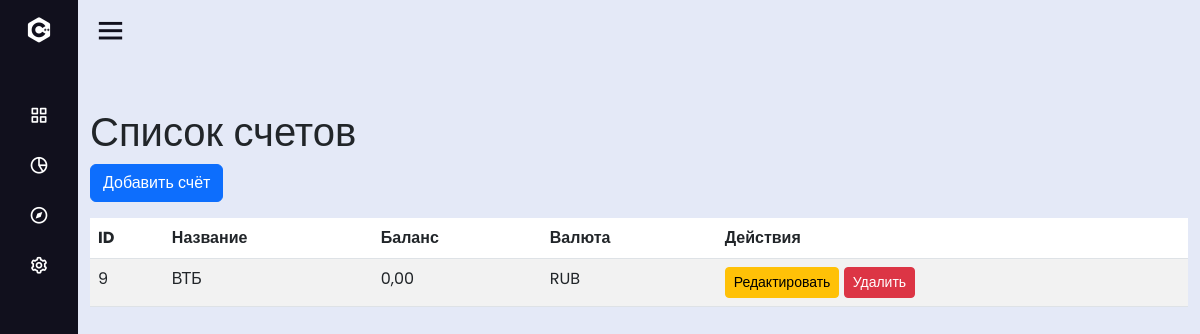
Before: /initial/accounts/ (signed in) with the older database file.
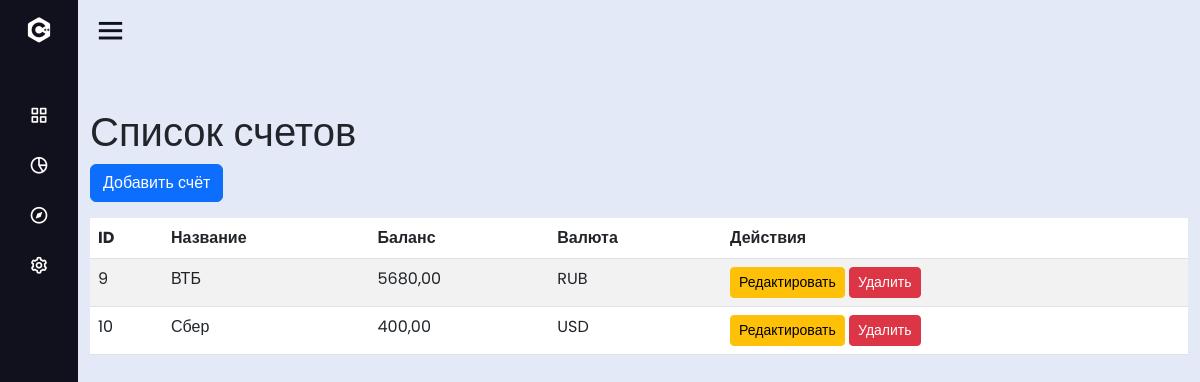
After: the same page with the newer database file.
### ms/models.py (models this page shows, shortened)
class Account(models.Model):
    user = models.ForeignKey(User, on_delete=models.CASCADE, related_name='accounts')
    name = models.CharField(max_length=50)
    balance = models.DecimalField(max_digits=10, decimal_places=2, default=0.00)
    currency = models.ForeignKey(
        Currency,
        on_delete=models.SET_NULL,  # При удалении счета валюта останется в базе, но сбрасывается на NULL
        null=True,  # Разрешаем пустое значение для валюты
        blank=True,  # Разрешаем пустое значение в формах
        default=1  # Можно указать ID валюты RUB, если она обязательна
    )
    class Meta:
        unique_together = ('user', 'name')  # Уникальные счета для каждого пользователя

class Currency(models.Model):
    code = models.CharField(max_length=3, unique=True)  # Код валюты (например, USD, EUR)
    name = models.CharField(max_length=50)  # Название валюты (например, "Доллар США")
    rate_to_base = models.DecimalField(  # Курс обмена к базовой валюте
        max_digits=10, decimal_places=4, default=1.0,
        help_text="Курс относительно базовой валюты (например, RUB=1.0)"
    )

### ms/views.py (the view)
# urls.py: path('initial/accounts/', views.accounts_view, name='accounts'),
@login_required
def accounts_view(request):
    accounts = Account.objects.filter(user=request.user)
    return render(request, 'ms/home/initial/accounts/account.html', {'accounts': accounts})

### ms/templates/ms/home/initial/accounts/account.html (shortened to what this page needs)
<!DOCTYPE html>
{% extends 'ms/home/initial/initial.html' %}
{% block content %}
<html lang="en">
<head>
  <link href="https://cdn.jsdelivr.net/npm/bootstrap@5.3.0/dist/css/bootstrap.min.css" rel="stylesheet">
</head>
<body>
<div class="container mt-5">
  <h1>Список счетов</h1>
  <button class="btn btn-primary mb-3" data-bs-target="#accountModal" data-bs-toggle="modal"
          onclick="openAccountModal()">Добавить счёт
  </button>
  <table class="table table-striped">
    <thead>
    <tr>
      <th>ID</th>
      <th>Название</th>
      <th>Баланс</th>
      <th>Валюта</th>
      <th>Действия</th>
    </tr>
    </thead>
    <tbody>
    {% for account in accounts %}
    <tr>
      <td>{{ account.id }}</td>
      <td>{{ account.name }}</td>
      <td>{{ account.balance }}</td>
      <td>{{ account.currency.code }}</td>
      <td>
        <button class="btn btn-warning btn-sm" data-bs-target="#accountModal" data-bs-toggle="modal"
                onclick="openAccountModal({{ account.id }})">Редактировать
        </button>
        <button class="btn btn-danger btn-sm" onclick="deleteAccount({{ account.id }})">Удалить</button>
      </td>
    </tr>
    {% endfor %}
    </tbody>
  </table>
</div>
</body>
</html>
{% endblock %}

Changed rows visible on the page:
changed Account "ВТБ": balance "0,00" → "5680,00"
added Account: id "10", name "Сбер", balance "400,00", currency.code "USD"
